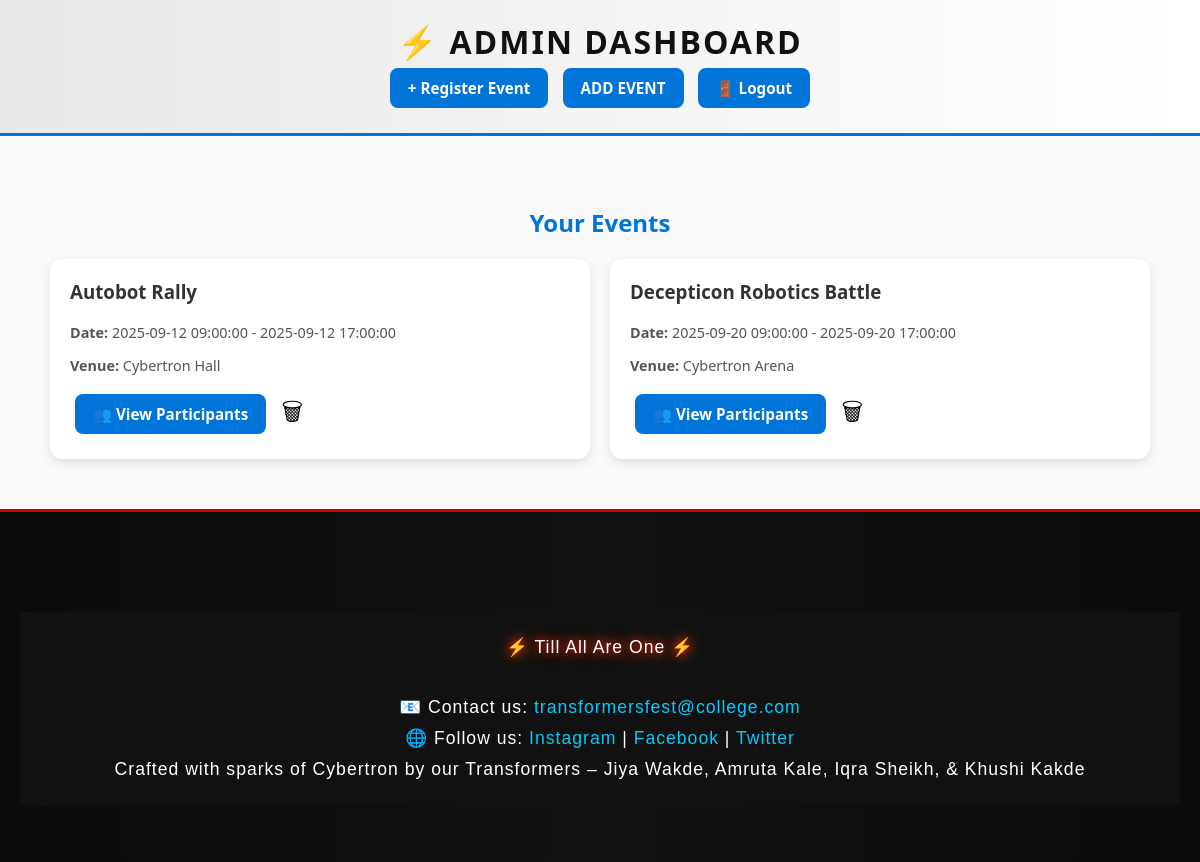
The app's page /dashboard (signed in), older data.
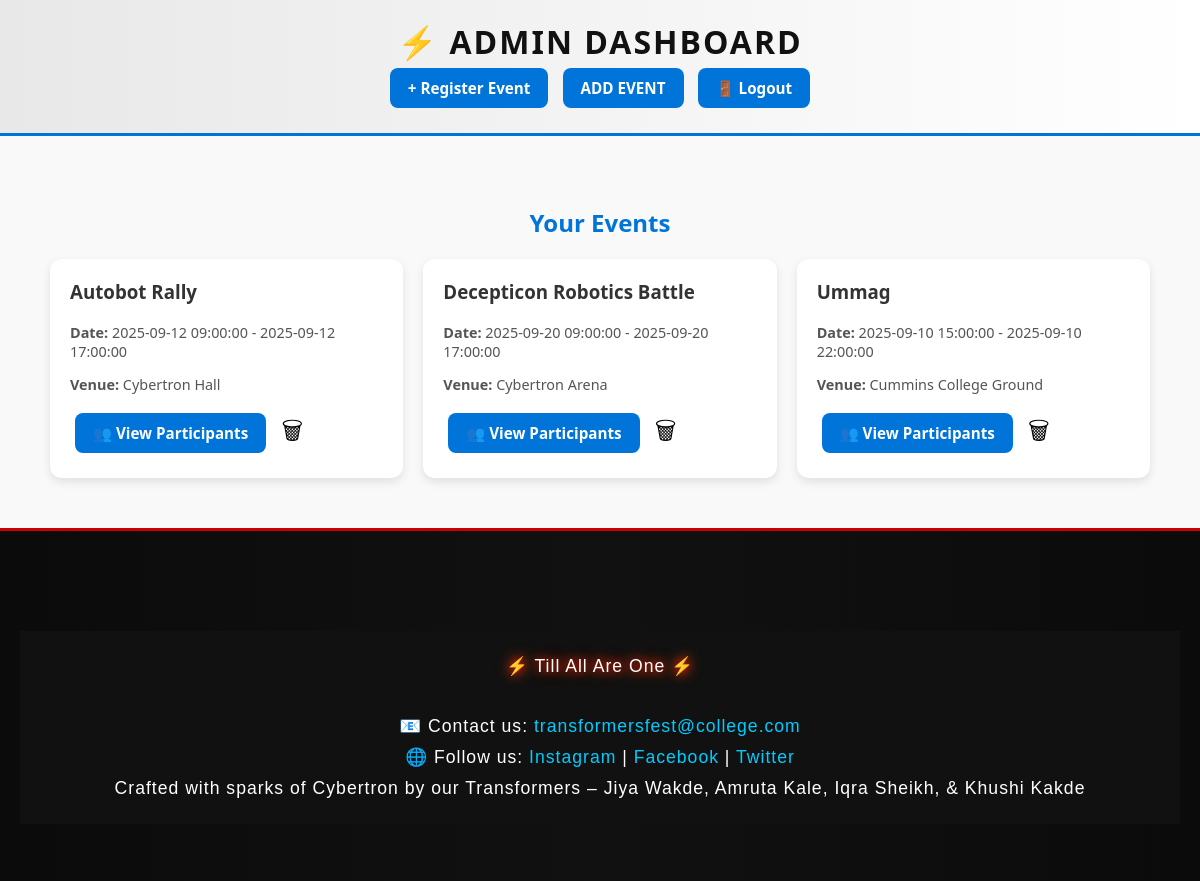
The same page, newer data.
### main.py (models this page shows)
class Organiser(db.Model):
    id = db.Column(db.Integer, primary_key=True)
    username = db.Column(db.String(50), unique=True, nullable=False)
    password = db.Column(db.String(200), nullable=False)
    events = db.relationship("Event", backref="organiser", lazy=True)

class Event(db.Model):
    id = db.Column(db.Integer, primary_key=True)
    name = db.Column(db.String(100), nullable=False)
    tagline = db.Column(db.String(200))
    description = db.Column(db.Text)
    participation_type = db.Column(db.String(50))
    entry_fee = db.Column(db.String(20))  # Free or Paid
    amount = db.Column(db.Float)  # optional fee
    team_size = db.Column(db.Integer)  # optional max team size
    reg_start = db.Column(db.DateTime)
    reg_end = db.Column(db.DateTime)
    event_start = db.Column(db.DateTime)
    event_end = db.Column(db.DateTime)
    venue = db.Column(db.String(200))
    organizer_name = db.Column(db.String(100))
    organizer_contact = db.Column(db.String(100))
    poster = db.Column(db.String(200))  # optional
    domain = db.Column(db.String(100))
    notes = db.Column(db.Text)
    organiser_id = db.Column(db.Integer, db.ForeignKey("organiser.id"), nullable=False)

### main.py (the view)
@app.route("/dashboard")
def dashboard():
    if "user" not in session:
        return redirect(url_for("login"))
    organiser = Organiser.query.filter_by(username=session["user"]).first()
    if not organiser:
        flash("Organiser not found. Please log in again.", "danger")
        session.pop("user", None)
        return redirect(url_for("login"))
    events = organiser.events  # this is safe now
    return render_template("dashboard.html", events=events, user=organiser.username)

### templates/dashboard.html (shortened to what this page needs)
<!DOCTYPE html>
<html lang="en">
<head>
</head>
<body>
    <header>
        <h1>⚡ {{ user }} Dashboard</h1>
        <a href="{{ url_for('register_event') }}" class="btn">+ Register Event</a>
        <a href='{{ url_for("add_highlight") }}' class="btn">ADD EVENT</a>
        <a href="{{ url_for('logout') }}" class="btn">🚪 Logout</a>
    </header>
    <div class="container">
        <h2>Your Events</h2>
        <div class="events">
        {% for event in events %}
        <div class="card">
            <h3>{{ event.name }}</h3>
            <p><strong>Date:</strong> {{ event.event_start }} - {{ event.event_end }}</p>
            <p><strong>Venue:</strong> {{ event.venue }}</p>
            <a href="{{ url_for('event_participants', event_name=event.name) }}" class="btn">👥 View Participants</a>
            <form action="{{ url_for('delete_event', event_id=event.id) }}" method="POST" style="display:inline;"
                  onsubmit="return confirm('🗑 Are you sure you want to delete this event?');">
                <button type="submit" style="background:none; border:none; cursor:pointer; font-size:1.5rem;" title="Delete Event">🗑</button>
            </form>
        </div>
            {% endfor %}
        </div>
    </div>
    <section class="footer-section" id="contacts">
  <footer>
    <p class="footer-tagline">⚡ Till All Are One ⚡</p><br>
    <div class="footer-contacts">
      <p>📧 Contact us: <a href="mailto:transformersfest@college.com">transformersfest@college.com</a></p>
      <p>🌐 Follow us:
        <a href="#">Instagram</a> |
        <a href="#">Facebook</a> |
        <a href="#">Twitter</a>
      </p>
    </div>
        <p>
      Crafted with sparks of Cybertron by our
      <span class="autobot">Transformers</span> –
      <span class="creator autobot">Jiya Wakde</span>,
      <span class="creator decepticon">Amruta Kale</span>,
      <span class="creator autobot">Iqra Sheikh</span>,
      & <span class="creator decepticon">Khushi Kakde</span>
    </p>
  </footer>
</section>
</body>
</html>

### templates/dashboard.html (style rules this page uses)
body { margin: 0; font-family: 'Segoe UI', Tahoma, Geneva, Verdana, sans-serif; background: #f9f9f9; color: #222; }
header { background: linear-gradient(90deg, #e8e8e8, #ffffff); padding: 20px; text-align: center; border-bottom: 3px solid #0074D9; }
header h1 { margin: 0; font-size: 2rem; color: #111; text-transform: uppercase; letter-spacing: 2px; font-weight: bold; }
.btn { display: inline-block; padding: 10px 18px; margin: 5px; background: #0074D9; color: white; text-decoration: none; border-radius: 8px; font-size: 0.95rem; font-weight: bold; transition: 0.3s; }
.container { max-width: 1100px; margin: 30px auto; padding: 20px; }
h2 { text-align: center; color: #0074D9; margin-bottom: 20px; }
.events { display: grid; grid-template-columns: repeat(auto-fit, minmax(320px, 1fr)); gap: 20px; }
.card { background: #fff; border-radius: 12px; box-shadow: 0 4px 10px rgba(0,0,0,0.1); padding: 20px; transition: 0.3s; }
.card h3 { margin-top: 0; color: #333; }
.card p { font-size: 0.9rem; color: #555; }
footer { margin-top: 50px; background: #111; color: #aaa; text-align: center; padding: 15px; font-size: 0.85rem; letter-spacing: 1px; }
.footer-section { background: linear-gradient(90deg, #0b0b0b, #111, #0b0b0b); padding: 50px 20px; text-align: center; height: 250px; border-top: 3px solid #cc0000; }
.footer-tagline { font-family: 'Orbitron', sans-serif; font-size: 10rem; color: #FFD700; margin-bottom: 15px; text-shadow: 0 0 8px #ff0000, 0 0 15px #ff6600; }
.footer-section p { color: #fff; font-family: 'Orbitron', sans-serif; font-size: 1.1rem; margin: 10px 0; }
.footer-section a { color: #00ccff; text-decoration: none; transition: color 0.3s; }

Row changes from the older to the newer data that the page shows:
added Event: name "Ummag", event_start "2025-09-10 15:00:00", event_end "2025-09-10 22:00:00", venue "Cummins College Ground"
